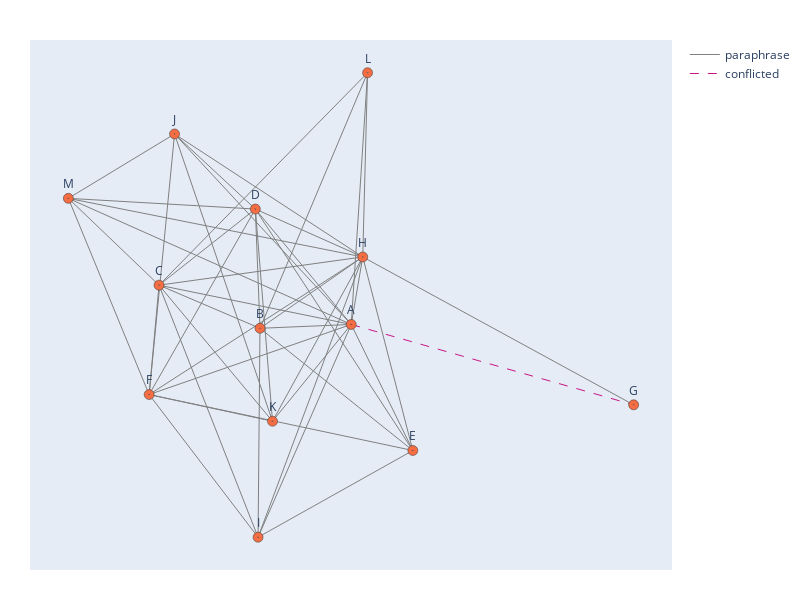

The cell this chart's notebook holds for it:
### Code cell
index = 12
plot(unbalanced_subgraphs[index], mislabeled_pairs[index])

### Figure 1 — Plotly figure (JSON) as saved in the notebook; plotly's stock layout.template omitted (floating-point values rounded to 4 significant figures; data arrays with more than 128 entries replaced by an {"elided": "..."} marker saying what was removed)
{"data": [{"hoverinfo": "none", "line": {"color": "gray", "width": 1}, "mode": "lines", "name": "paraphrase", "showlegend": true, "type": "scatter", "x": {"elided": "138 float values"}, "y": {"elided": "138 float values"}}, {"hoverinfo": "none", "line": {"color": "gray", "dash": "dash", "width": 1}, "mode": "lines", "name": "non-paraphrase", "showlegend": true, "type": "scatter", "x": [], "y": []}, {"hoverinfo": "none", "line": {"color": "mediumvioletred", "dash": "dash", "width": 1}, "mode": "lines", "name": "conflicted", "showlegend": true, "type": "scatter", "x": [0.1864, 1, null], "y": [-0.04249, -0.2641, null]}, {"marker": {"color": ["rgb(244,109,67)", "rgb(244,109,67)", "rgb(244,109,67)", "rgb(244,109,67)", "rgb(244,109,67)", "rgb(244,109,67)", "rgb(244,109,67)", "rgb(244,109,67)", "rgb(244,109,67)", "rgb(244,109,67)", "rgb(244,109,67)", "rgb(244,109,67)", "rgb(244,109,67)"], "line": {"color": "rgb(50,50,50)", "width": 0.5}, "size": 10, "symbol": "circle-dot"}, "mode": "markers+text", "showlegend": false, "text": ["A", "B", "C", "D", "E", "F", "G", "H", "I", "J", "K", "L", "M"], "textposition": "top center", "type": "scatter", "x": [0.1864, -0.07649, -0.3674, -0.08985, 0.3639, -0.3958, 1, 0.2196, -0.08205, -0.3226, -0.04042, 0.2334, -0.6286], "y": [-0.04249, -0.05315, 0.0658, 0.2756, -0.39, -0.2358, -0.2641, 0.1436, -0.6291, 0.4825, -0.3093, 0.6513, 0.3051]}], "layout": {"autosize": false, "font": {"size": 12}, "height": 600, "hovermode": "closest", "margin": {"b": 20, "l": 5, "r": 5, "t": 40}, "width": 800, "xaxis": {"showgrid": false, "showline": false, "showticklabels": false, "title": {"text": ""}, "zeroline": false}, "yaxis": {"showgrid": false, "showline": false, "showticklabels": false, "title": {"text": ""}, "zeroline": false}}}
